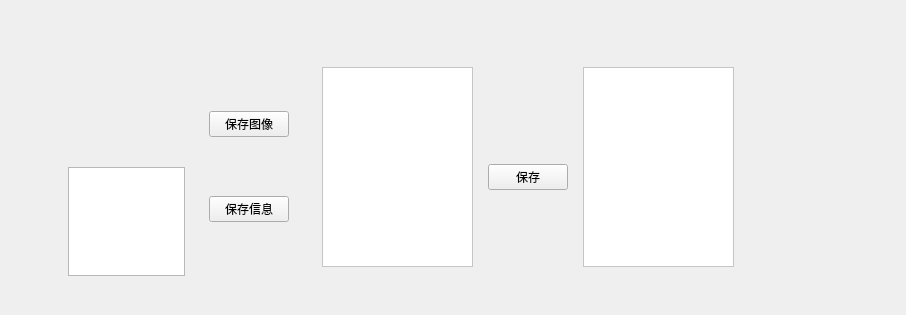
<?xml version="1.0" encoding="UTF-8"?>
<ui version="4.0">
 <class>save</class>
 <widget class="QWidget" name="save">
  <property name="geometry">
   <rect>
    <x>0</x>
    <y>0</y>
    <width>906</width>
    <height>315</height>
   </rect>
  </property>
  <property name="windowTitle">
   <string>Form</string>
  </property>
  <property name="styleSheet">
   <string notr="true"/>
  </property>
  <widget class="QStackedWidget" name="stackedWidget_6">
   <property name="geometry">
    <rect>
     <x>50</x>
     <y>40</y>
     <width>711</width>
     <height>254</height>
    </rect>
   </property>
   <property name="currentIndex">
    <number>0</number>
   </property>
   <widget class="QWidget" name="page_surgery">
    <layout class="QHBoxLayout" name="horizontalLayout" stretch="3,2,10">
     <item>
      <widget class="QWidget" name="widget_3" native="true">
       <property name="styleSheet">
        <string notr="true"/>
       </property>
       <layout class="QVBoxLayout" name="verticalLayout_2" stretch="1,1">
        <item>
         <spacer name="horizontalSpacer">
          <property name="orientation">
           <enum>Qt::Orientation::Horizontal</enum>
          </property>
          <property name="sizeHint" stdset="0">
           <size>
            <width>40</width>
            <height>20</height>
           </size>
          </property>
         </spacer>
        </item>
        <item>
         <widget class="QTextBrowser" name="textBrowser">
          <property name="html">
           <string>&lt;!DOCTYPE HTML PUBLIC &quot;-//W3C//DTD HTML 4.0//EN&quot; &quot;http://www.w3.org/TR/REC-html40/strict.dtd&quot;&gt;
&lt;html&gt;&lt;head&gt;&lt;meta name=&quot;qrichtext&quot; content=&quot;1&quot; /&gt;&lt;meta charset=&quot;utf-8&quot; /&gt;&lt;style type=&quot;text/css&quot;&gt;
p, li { white-space: pre-wrap; }
hr { height: 1px; border-width: 0; }
li.unchecked::marker { content: &quot;\2610&quot;; }
li.checked::marker { content: &quot;\2612&quot;; }
&lt;/style&gt;&lt;/head&gt;&lt;body style=&quot; font-family:'Microsoft YaHei UI'; font-size:9pt; font-weight:400; font-style:normal;&quot;&gt;
&lt;p style=&quot; margin-top:0px; margin-bottom:0px; margin-left:0px; margin-right:0px; -qt-block-indent:0; text-indent:0px;&quot;&gt;&lt;span style=&quot; color:#ffffff;&quot;&gt;保存导航期间的拷屏图像和相关导航信息&lt;/span&gt;&lt;/p&gt;&lt;/body&gt;&lt;/html&gt;</string>
          </property>
         </widget>
        </item>
       </layout>
      </widget>
     </item>
     <item>
      <widget class="QWidget" name="widget_4" native="true">
       <layout class="QVBoxLayout" name="verticalLayout_3">
        <item>
         <widget class="QPushButton" name="pushButton_imageSaving">
          <property name="styleSheet">
           <string notr="true">alternate-background-color: rgb(69, 96, 119);</string>
          </property>
          <property name="text">
           <string>保存图像</string>
          </property>
         </widget>
        </item>
        <item>
         <widget class="QPushButton" name="pushButton_infoSaving">
          <property name="text">
           <string>保存信息</string>
          </property>
         </widget>
        </item>
       </layout>
      </widget>
     </item>
     <item>
      <widget class="QWidget" name="widget_2" native="true">
       <layout class="QVBoxLayout" name="verticalLayout_4">
        <item>
         <widget class="QStackedWidget" name="stackedWidget">
          <property name="currentIndex">
           <number>0</number>
          </property>
          <widget class="QWidget" name="page">
           <layout class="QHBoxLayout" name="horizontalLayout_3" stretch="2,1,2">
            <item>
             <widget class="QListWidget" name="listWidget_2">
              <property name="styleSheet">
               <string notr="true">background-color: rgb(255, 255, 255);</string>
              </property>
             </widget>
            </item>
            <item>
             <widget class="QWidget" name="widget_5" native="true">
              <layout class="QVBoxLayout" name="verticalLayout_5">
               <item>
                <spacer name="horizontalSpacer_2">
                 <property name="orientation">
                  <enum>Qt::Orientation::Horizontal</enum>
                 </property>
                 <property name="sizeHint" stdset="0">
                  <size>
                   <width>40</width>
                   <height>20</height>
                  </size>
                 </property>
                </spacer>
               </item>
               <item>
                <widget class="QPushButton" name="pushButton_25">
                 <property name="text">
                  <string>保存</string>
                 </property>
                </widget>
               </item>
              </layout>
             </widget>
            </item>
            <item>
             <widget class="QTextBrowser" name="textBrowser_2">
              <property name="styleSheet">
               <string notr="true">background-color: rgb(255, 255, 255);</string>
              </property>
             </widget>
            </item>
           </layout>
          </widget>
          <widget class="QWidget" name="page_2">
           <layout class="QHBoxLayout" name="horizontalLayout_4" stretch="2,1,2">
            <item>
             <widget class="QTextBrowser" name="textBrowser_3">
              <property name="html">
               <string>&lt;!DOCTYPE HTML PUBLIC &quot;-//W3C//DTD HTML 4.0//EN&quot; &quot;http://www.w3.org/TR/REC-html40/strict.dtd&quot;&gt;
&lt;html&gt;&lt;head&gt;&lt;meta name=&quot;qrichtext&quot; content=&quot;1&quot; /&gt;&lt;meta charset=&quot;utf-8&quot; /&gt;&lt;style type=&quot;text/css&quot;&gt;
p, li { white-space: pre-wrap; }
hr { height: 1px; border-width: 0; }
li.unchecked::marker { content: &quot;\2610&quot;; }
li.checked::marker { content: &quot;\2612&quot;; }
&lt;/style&gt;&lt;/head&gt;&lt;body style=&quot; font-family:'Microsoft YaHei UI'; font-size:9pt; font-weight:400; font-style:normal;&quot;&gt;
&lt;p style=&quot; margin-top:0px; margin-bottom:0px; margin-left:0px; margin-right:0px; -qt-block-indent:0; text-indent:0px;&quot;&gt;姓名：LIU性别：M年龄：030Y病人号：428685&lt;/p&gt;
&lt;p style=&quot; margin-top:0px; margin-bottom:0px; margin-left:0px; margin-right:0px; -qt-block-indent:0; text-indent:0px;&quot;&gt;重建组织数量：1重建组织参数：&lt;/p&gt;
&lt;p style=&quot; margin-top:0px; margin-bottom:0px; margin-left:0px; margin-right:0px; -qt-block-indent:0; text-indent:0px;&quot;&gt;皮肤       阈值为464&lt;/p&gt;
&lt;p style=&quot; margin-top:0px; margin-bottom:0px; margin-left:0px; margin-right:0px; -qt-block-indent:0; text-indent:0px;&quot;&gt;注册标记点数量：4注册误差：0.92&lt;/p&gt;&lt;/body&gt;&lt;/html&gt;</string>
              </property>
             </widget>
            </item>
            <item>
             <widget class="QWidget" name="widget_6" native="true">
              <layout class="QVBoxLayout" name="verticalLayout_6">
               <item>
                <spacer name="horizontalSpacer_3">
                 <property name="orientation">
                  <enum>Qt::Orientation::Horizontal</enum>
                 </property>
                 <property name="sizeHint" stdset="0">
                  <size>
                   <width>40</width>
                   <height>20</height>
                  </size>
                 </property>
                </spacer>
               </item>
               <item>
                <widget class="QPushButton" name="pushButton">
                 <property name="text">
                  <string>保存</string>
                 </property>
                </widget>
               </item>
              </layout>
             </widget>
            </item>
            <item>
             <spacer name="verticalSpacer">
              <property name="orientation">
               <enum>Qt::Orientation::Vertical</enum>
              </property>
              <property name="sizeHint" stdset="0">
               <size>
                <width>20</width>
                <height>40</height>
               </size>
              </property>
             </spacer>
            </item>
           </layout>
          </widget>
         </widget>
        </item>
       </layout>
      </widget>
     </item>
    </layout>
   </widget>
   <widget class="QWidget" name="page_patient">
    <widget class="QTextBrowser" name="textBrowser_5">
     <property name="geometry">
      <rect>
       <x>10</x>
       <y>150</y>
       <width>161</width>
       <height>111</height>
      </rect>
     </property>
     <property name="html">
      <string>&lt;!DOCTYPE HTML PUBLIC &quot;-//W3C//DTD HTML 4.0//EN&quot; &quot;http://www.w3.org/TR/REC-html40/strict.dtd&quot;&gt;
&lt;html&gt;&lt;head&gt;&lt;meta name=&quot;qrichtext&quot; content=&quot;1&quot; /&gt;&lt;meta charset=&quot;utf-8&quot; /&gt;&lt;style type=&quot;text/css&quot;&gt;
p, li { white-space: pre-wrap; }
hr { height: 1px; border-width: 0; }
li.unchecked::marker { content: &quot;\2610&quot;; }
li.checked::marker { content: &quot;\2612&quot;; }
&lt;/style&gt;&lt;/head&gt;&lt;body style=&quot; font-family:'Microsoft YaHei UI'; font-size:9pt; font-weight:400; font-style:normal;&quot;&gt;
&lt;p style=&quot; margin-top:0px; margin-bottom:0px; margin-left:0px; margin-right:0px; -qt-block-indent:0; text-indent:0px;&quot;&gt;对病人序列进行删除、编辑、备份、统计等整理工作。&lt;/p&gt;&lt;/body&gt;&lt;/html&gt;</string>
     </property>
    </widget>
    <widget class="QTableWidget" name="tableWidget_4">
     <property name="geometry">
      <rect>
       <x>190</x>
       <y>10</y>
       <width>621</width>
       <height>111</height>
      </rect>
     </property>
     <column>
      <property name="text">
       <string>姓名</string>
      </property>
     </column>
     <column>
      <property name="text">
       <string>新建列</string>
      </property>
     </column>
     <column>
      <property name="text">
       <string>断层数</string>
      </property>
     </column>
     <column>
      <property name="text">
       <string>性别</string>
      </property>
     </column>
     <column>
      <property name="text">
       <string>年龄</string>
      </property>
     </column>
     <column>
      <property name="text">
       <string>病人号</string>
      </property>
     </column>
     <column>
      <property name="text">
       <string>检查号</string>
      </property>
     </column>
     <column>
      <property name="text">
       <string>状态</string>
      </property>
     </column>
     <column>
      <property name="text">
       <string>扫描日期</string>
      </property>
     </column>
     <column>
      <property name="text">
       <string>计划日期</string>
      </property>
     </column>
     <column>
      <property name="text">
       <string>导航日期</string>
      </property>
     </column>
     <column>
      <property name="text">
       <string>新建列</string>
      </property>
     </column>
     <column>
      <property name="text">
       <string>注册误差</string>
      </property>
     </column>
    </widget>
    <widget class="QLabel" name="label_22">
     <property name="geometry">
      <rect>
       <x>200</x>
       <y>200</y>
       <width>81</width>
       <height>21</height>
      </rect>
     </property>
     <property name="text">
      <string>硬盘空间余额</string>
     </property>
    </widget>
    <widget class="QTextBrowser" name="textBrowser_8">
     <property name="geometry">
      <rect>
       <x>280</x>
       <y>200</y>
       <width>81</width>
       <height>21</height>
      </rect>
     </property>
     <property name="html">
      <string>&lt;!DOCTYPE HTML PUBLIC &quot;-//W3C//DTD HTML 4.0//EN&quot; &quot;http://www.w3.org/TR/REC-html40/strict.dtd&quot;&gt;
&lt;html&gt;&lt;head&gt;&lt;meta name=&quot;qrichtext&quot; content=&quot;1&quot; /&gt;&lt;meta charset=&quot;utf-8&quot; /&gt;&lt;style type=&quot;text/css&quot;&gt;
p, li { white-space: pre-wrap; }
hr { height: 1px; border-width: 0; }
li.unchecked::marker { content: &quot;\2610&quot;; }
li.checked::marker { content: &quot;\2612&quot;; }
&lt;/style&gt;&lt;/head&gt;&lt;body style=&quot; font-family:'Microsoft YaHei UI'; font-size:9pt; font-weight:400; font-style:normal;&quot;&gt;
&lt;p style=&quot; margin-top:0px; margin-bottom:0px; margin-left:0px; margin-right:0px; -qt-block-indent:0; text-indent:0px;&quot;&gt;631/634G&lt;/p&gt;&lt;/body&gt;&lt;/html&gt;</string>
     </property>
    </widget>
    <widget class="QComboBox" name="comboBox_4">
     <property name="geometry">
      <rect>
       <x>370</x>
       <y>200</y>
       <width>111</width>
       <height>21</height>
      </rect>
     </property>
     <item>
      <property name="text">
       <string>序列排序</string>
      </property>
     </item>
     <item>
      <property name="text">
       <string>按姓名</string>
      </property>
     </item>
     <item>
      <property name="text">
       <string>按时间</string>
      </property>
     </item>
     <item>
      <property name="text">
       <string>按种类</string>
      </property>
     </item>
     <item>
      <property name="text">
       <string>按数量</string>
      </property>
     </item>
    </widget>
    <widget class="QWidget" name="horizontalLayoutWidget">
     <property name="geometry">
      <rect>
       <x>510</x>
       <y>170</y>
       <width>293</width>
       <height>81</height>
      </rect>
     </property>
     <layout class="QHBoxLayout" name="horizontalLayout_23">
      <item>
       <widget class="QPushButton" name="pushButton_28">
        <property name="text">
         <string>删除</string>
        </property>
       </widget>
      </item>
      <item>
       <widget class="QPushButton" name="pushButton_29">
        <property name="text">
         <string>编辑</string>
        </property>
       </widget>
      </item>
      <item>
       <widget class="QPushButton" name="pushButton_26">
        <property name="text">
         <string>备份</string>
        </property>
       </widget>
      </item>
     </layout>
    </widget>
   </widget>
   <widget class="QWidget" name="page_logout">
    <widget class="QTextBrowser" name="textBrowser_6">
     <property name="geometry">
      <rect>
       <x>10</x>
       <y>150</y>
       <width>161</width>
       <height>111</height>
      </rect>
     </property>
     <property name="html">
      <string>&lt;!DOCTYPE HTML PUBLIC &quot;-//W3C//DTD HTML 4.0//EN&quot; &quot;http://www.w3.org/TR/REC-html40/strict.dtd&quot;&gt;
&lt;html&gt;&lt;head&gt;&lt;meta name=&quot;qrichtext&quot; content=&quot;1&quot; /&gt;&lt;meta charset=&quot;utf-8&quot; /&gt;&lt;style type=&quot;text/css&quot;&gt;
p, li { white-space: pre-wrap; }
hr { height: 1px; border-width: 0; }
li.unchecked::marker { content: &quot;\2610&quot;; }
li.checked::marker { content: &quot;\2612&quot;; }
&lt;/style&gt;&lt;/head&gt;&lt;body style=&quot; font-family:'Microsoft YaHei UI'; font-size:9pt; font-weight:400; font-style:normal;&quot;&gt;
&lt;p style=&quot; margin-top:0px; margin-bottom:0px; margin-left:0px; margin-right:0px; -qt-block-indent:0; text-indent:0px;&quot;&gt;退出系统&lt;/p&gt;&lt;/body&gt;&lt;/html&gt;</string>
     </property>
    </widget>
    <widget class="QPushButton" name="pushButton_30">
     <property name="geometry">
      <rect>
       <x>400</x>
       <y>120</y>
       <width>75</width>
       <height>24</height>
      </rect>
     </property>
     <property name="text">
      <string>退出系统</string>
     </property>
    </widget>
   </widget>
  </widget>
  <widget class="QWidget" name="widget" native="true">
   <property name="geometry">
    <rect>
     <x>20</x>
     <y>330</y>
     <width>201</width>
     <height>263</height>
    </rect>
   </property>
  </widget>
 </widget>
 <resources/>
 <connections/>
</ui>
